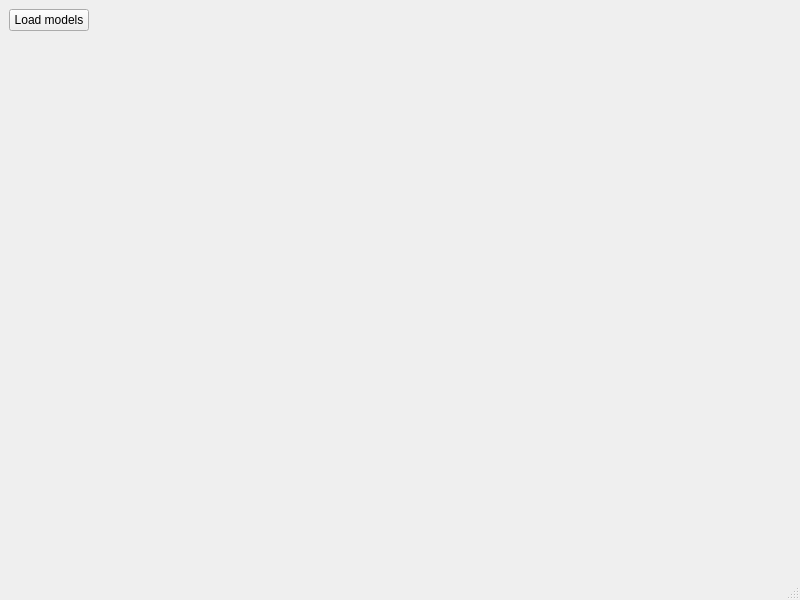
<?xml version="1.0" encoding="UTF-8"?>
<ui version="4.0">
 <class>MainWindow</class>
 <widget class="QMainWindow" name="MainWindow">
  <property name="geometry">
   <rect>
    <x>0</x>
    <y>0</y>
    <width>800</width>
    <height>600</height>
   </rect>
  </property>
  <property name="windowTitle">
   <string>Server</string>
  </property>
  <widget class="QWidget" name="centralwidget">
   <layout class="QVBoxLayout" name="verticalLayout">
    <item>
     <layout class="QHBoxLayout" name="horizontalLayout">
      <property name="sizeConstraint">
       <enum>QLayout::SetMinimumSize</enum>
      </property>
      <item>
       <widget class="QPushButton" name="loadModelsButton">
        <property name="sizePolicy">
         <sizepolicy hsizetype="Fixed" vsizetype="Fixed">
          <horstretch>0</horstretch>
          <verstretch>0</verstretch>
         </sizepolicy>
        </property>
        <property name="text">
         <string>Load models</string>
        </property>
       </widget>
      </item>
      <item>
       <spacer name="horizontalSpacer">
        <property name="orientation">
         <enum>Qt::Horizontal</enum>
        </property>
        <property name="sizeHint" stdset="0">
         <size>
          <width>40</width>
          <height>20</height>
         </size>
        </property>
       </spacer>
      </item>
     </layout>
    </item>
    <item>
     <widget class="QLabel" name="label">
      <property name="sizePolicy">
       <sizepolicy hsizetype="Expanding" vsizetype="Expanding">
        <horstretch>0</horstretch>
        <verstretch>0</verstretch>
       </sizepolicy>
      </property>
      <property name="text">
       <string/>
      </property>
      <property name="scaledContents">
       <bool>true</bool>
      </property>
      <property name="alignment">
       <set>Qt::AlignCenter</set>
      </property>
     </widget>
    </item>
   </layout>
  </widget>
  <widget class="QMenuBar" name="menubar">
   <property name="geometry">
    <rect>
     <x>0</x>
     <y>0</y>
     <width>800</width>
     <height>20</height>
    </rect>
   </property>
  </widget>
  <widget class="QStatusBar" name="statusbar"/>
 </widget>
 <resources/>
 <connections/>
</ui>
